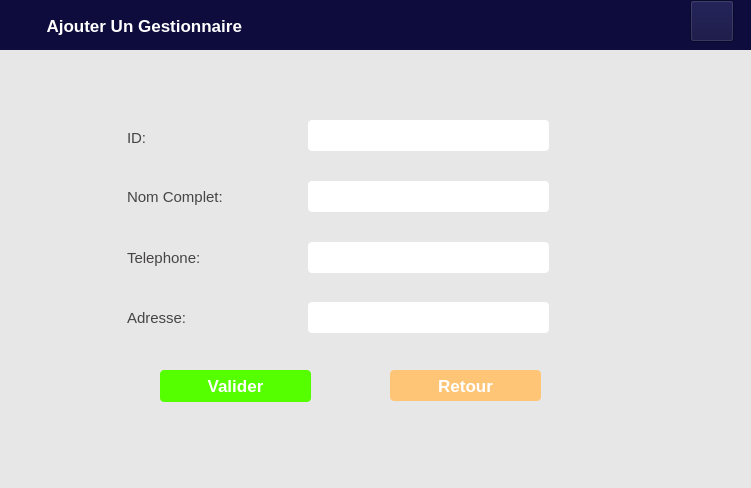
<?xml version="1.0" encoding="UTF-8"?>
<ui version="4.0">
 <class>Form</class>
 <widget class="QWidget" name="Form">
  <property name="geometry">
   <rect>
    <x>0</x>
    <y>0</y>
    <width>751</width>
    <height>488</height>
   </rect>
  </property>
  <property name="windowTitle">
   <string>Form</string>
  </property>
  <widget class="QLabel" name="label">
   <property name="geometry">
    <rect>
     <x>0</x>
     <y>0</y>
     <width>751</width>
     <height>51</height>
    </rect>
   </property>
   <property name="font">
    <font>
     <pointsize>13</pointsize>
     <weight>75</weight>
     <bold>true</bold>
    </font>
   </property>
   <property name="styleSheet">
    <string notr="true">color:rgb(255, 255, 255);
background-color:rgb(13,12,60)</string>
   </property>
   <property name="text">
    <string>          Ajouter Un Gestionnaire</string>
   </property>
  </widget>
  <widget class="QLabel" name="label_2">
   <property name="geometry">
    <rect>
     <x>0</x>
     <y>50</y>
     <width>751</width>
     <height>441</height>
    </rect>
   </property>
   <property name="styleSheet">
    <string notr="true">background-color:rgb(231, 231, 231)</string>
   </property>
   <property name="text">
    <string/>
   </property>
  </widget>
  <widget class="QLineEdit" name="lineEdit">
   <property name="geometry">
    <rect>
     <x>308</x>
     <y>120</y>
     <width>241</width>
     <height>31</height>
    </rect>
   </property>
   <property name="font">
    <font>
     <pointsize>13</pointsize>
    </font>
   </property>
   <property name="styleSheet">
    <string notr="true">border-radius:4px</string>
   </property>
  </widget>
  <widget class="QLineEdit" name="lineEdit_3">
   <property name="geometry">
    <rect>
     <x>308</x>
     <y>242</y>
     <width>241</width>
     <height>31</height>
    </rect>
   </property>
   <property name="font">
    <font>
     <pointsize>13</pointsize>
    </font>
   </property>
   <property name="styleSheet">
    <string notr="true">border-radius:4px</string>
   </property>
  </widget>
  <widget class="QLabel" name="nomLabel">
   <property name="geometry">
    <rect>
     <x>127</x>
     <y>181</y>
     <width>111</width>
     <height>31</height>
    </rect>
   </property>
   <property name="font">
    <font>
     <pointsize>11</pointsize>
    </font>
   </property>
   <property name="styleSheet">
    <string notr="true">color:rgb(70,68,68)</string>
   </property>
   <property name="text">
    <string>Nom Complet:</string>
   </property>
  </widget>
  <widget class="QLabel" name="TeleLabel">
   <property name="geometry">
    <rect>
     <x>127</x>
     <y>242</y>
     <width>111</width>
     <height>31</height>
    </rect>
   </property>
   <property name="font">
    <font>
     <pointsize>11</pointsize>
    </font>
   </property>
   <property name="styleSheet">
    <string notr="true">color:rgb(70,68,68)</string>
   </property>
   <property name="text">
    <string>Telephone:</string>
   </property>
  </widget>
  <widget class="QLabel" name="idLabel">
   <property name="geometry">
    <rect>
     <x>127</x>
     <y>130</y>
     <width>47</width>
     <height>16</height>
    </rect>
   </property>
   <property name="font">
    <font>
     <pointsize>11</pointsize>
    </font>
   </property>
   <property name="styleSheet">
    <string notr="true">color:rgb(70,68,68)</string>
   </property>
   <property name="text">
    <string>ID:</string>
   </property>
  </widget>
  <widget class="QLineEdit" name="lineEdit_2">
   <property name="geometry">
    <rect>
     <x>308</x>
     <y>181</y>
     <width>241</width>
     <height>31</height>
    </rect>
   </property>
   <property name="font">
    <font>
     <pointsize>13</pointsize>
    </font>
   </property>
   <property name="styleSheet">
    <string notr="true">border-radius:4px</string>
   </property>
  </widget>
  <widget class="QLineEdit" name="lineEdit_4">
   <property name="geometry">
    <rect>
     <x>308</x>
     <y>302</y>
     <width>241</width>
     <height>31</height>
    </rect>
   </property>
   <property name="font">
    <font>
     <pointsize>13</pointsize>
    </font>
   </property>
   <property name="styleSheet">
    <string notr="true">border-radius:4px</string>
   </property>
  </widget>
  <widget class="QLabel" name="adresseLabel">
   <property name="geometry">
    <rect>
     <x>127</x>
     <y>302</y>
     <width>111</width>
     <height>31</height>
    </rect>
   </property>
   <property name="font">
    <font>
     <pointsize>11</pointsize>
    </font>
   </property>
   <property name="styleSheet">
    <string notr="true">color:rgb(70,68,68)</string>
   </property>
   <property name="text">
    <string>Adresse:</string>
   </property>
  </widget>
  <widget class="QPushButton" name="pushButton">
   <property name="geometry">
    <rect>
     <x>160</x>
     <y>370</y>
     <width>151</width>
     <height>32</height>
    </rect>
   </property>
   <property name="font">
    <font>
     <pointsize>13</pointsize>
     <weight>75</weight>
     <bold>true</bold>
    </font>
   </property>
   <property name="styleSheet">
    <string notr="true">background-color:rgb(85, 255, 0);
 color:rgb(255, 255, 255);
border-radius:4px</string>
   </property>
   <property name="text">
    <string>Valider</string>
   </property>
  </widget>
  <widget class="QPushButton" name="pushButton_2">
   <property name="geometry">
    <rect>
     <x>390</x>
     <y>370</y>
     <width>151</width>
     <height>31</height>
    </rect>
   </property>
   <property name="font">
    <font>
     <pointsize>13</pointsize>
     <weight>75</weight>
     <bold>true</bold>
    </font>
   </property>
   <property name="styleSheet">
    <string notr="true">background-color:rgb(255, 197, 119);
 color:rgb(255, 255, 255);
border-radius:4px</string>
   </property>
   <property name="text">
    <string>Retour</string>
   </property>
  </widget>
  <widget class="QPushButton" name="pushButton_7">
   <property name="geometry">
    <rect>
     <x>690</x>
     <y>0</y>
     <width>44</width>
     <height>42</height>
    </rect>
   </property>
   <property name="styleSheet">
    <string notr="true">background-image:url(:/newPrefix/PFA Dev/icons8-personne-homme-40.png);
background-repeat: no-repeat;
background-color:rgb(13,12,60)</string>
   </property>
   <property name="text">
    <string/>
   </property>
  </widget>
 </widget>
 <resources>
  <include location="../ferf.qrc"/>
 </resources>
 <connections/>
</ui>
